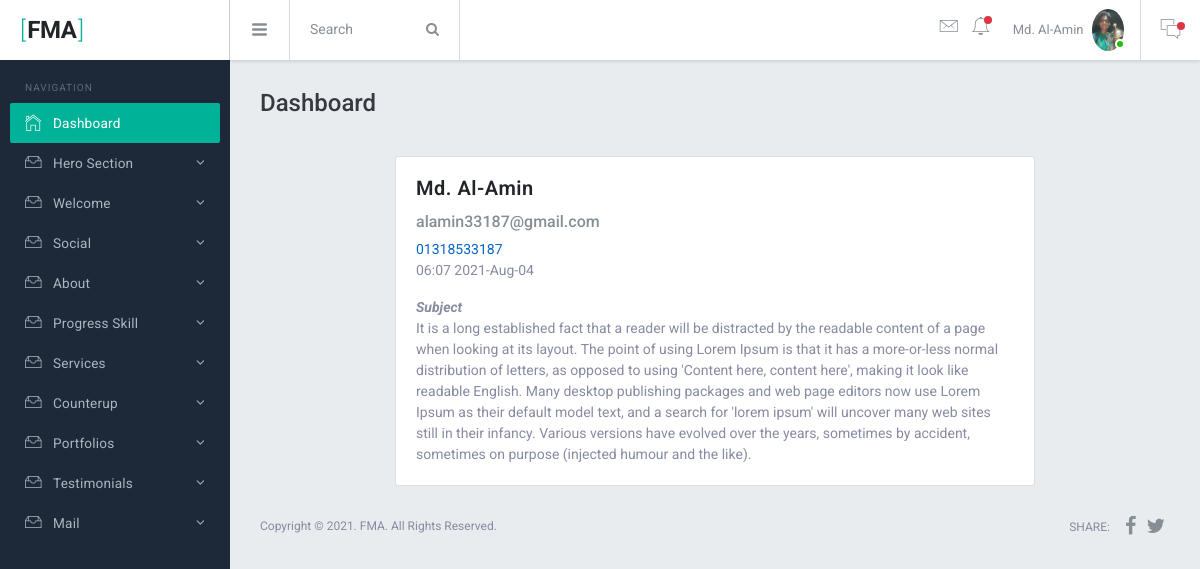
Page /admin/single-mail.php?id=1 (signed in) on the committed database.
### tables this page shows
CREATE TABLE `mail` (
  `id` int(10) UNSIGNED NOT NULL,
  `name` varchar(255) NOT NULL,
  `email` varchar(255) NOT NULL,
  `subject` varchar(255) NOT NULL,
  `phone` varchar(255) NOT NULL,
  `message` text NOT NULL,
  `tim` varchar(255) NOT NULL,
  `dat` varchar(255) NOT NULL,
  `status` tinyint(4) NOT NULL DEFAULT 1,
  `notification` varchar(255) NOT NULL DEFAULT 'on'
);

### admin/single-mail.php (the view)
<?php
	require_once '../db.php';
	require_once 'inc/header.php';
	$id = $_GET['id'];
	$update = "UPDATE mail SET notification = 'off' WHERE id = $id";
	mysqli_query($conn, $update);
	$select = "SELECT * FROM mail WHERE id = $id";
	$query = mysqli_query($conn, $select);
	$assoc = mysqli_fetch_assoc($query);
 ?>
<div class="card" style="width: 40rem;margin: 0 auto;">
  <div class="card-body">
    <h5 class="card-title"><?= $assoc['name'] ?> </h5>
    <h6 class="card-subtitle mb-2 text-muted"><?= $assoc['email'] ?></h6>
    <span class="text-primary"><?= $assoc['phone'] ?></span >
    <p><?= $assoc['tim'] ?> <?= $assoc['dat'] ?></p>
	<span class="text-capitalize font-italic font-weight-bold"><?= $assoc['subject'] ?></span>
    <p class="card-text"><?= $assoc['message'] ?></p>
  </div>
</div>
 <?php require_once 'inc/footer.php'; ?>

### admin/inc/header.php (shortened to what this page needs)
<?php
require_once '../db.php';
  $adminId = $_SESSION['loginAdminId'];
$select = "SELECT * FROM admin WHERE id = $adminId";
$query = mysqli_query($conn, $select);
$assoc = mysqli_fetch_assoc($query);
?>
<!DOCTYPE html>
<html lang="en">
  <head>
    <link href="assets/lib/font-awesome/css/font-awesome.css" rel="stylesheet">
    <link href="assets/lib/Ionicons/css/ionicons.css" rel="stylesheet">
    <link href="../assets/lib/perfect-scrollbar/css/perfect-scrollbar.css" rel="stylesheet">
    <link href="assets/lib/jquery-switchbutton/jquery.switchButton.css" rel="stylesheet">
    <link href="assets/lib/rickshaw/rickshaw.min.css" rel="stylesheet">
    <link href="assets/lib/chartist/chartist.css" rel="stylesheet">
    <link rel="stylesheet" href="assets/css/bracket.css">
  </head>
  <body>
    <div class="br-logo"><a href=""><span>[</span>FMA<span>]</span></a></div>
    <div class="br-sideleft overflow-y-auto">
      <label class="sidebar-label pd-x-15 mg-t-20">Navigation</label>
      <div class="br-sideleft-menu">
        <a href="dashboard.php" class="br-menu-link active">
          <div class="br-menu-item">
            <i class="menu-item-icon icon ion-ios-home-outline tx-22"></i>
            <span class="menu-item-label">Dashboard</span>
          </div>
        </a>
        <a href="#" class="br-menu-link">
          <div class="br-menu-item">
            <i class="menu-item-icon icon ion-ios-filing-outline tx-24"></i>
            <span class="menu-item-label">Hero Section</span>
            <i class="menu-item-arrow fa fa-angle-down"></i>
          </div>
        </a>
         <a href="#" class="br-menu-link">
          <div class="br-menu-item">
            <i class="menu-item-icon icon ion-ios-filing-outline tx-24"></i>
            <span class="menu-item-label">Welcome</span>
            <i class="menu-item-arrow fa fa-angle-down"></i>
          </div>
        </a>
         <a href="#" class="br-menu-link">
          <div class="br-menu-item">
            <i class="menu-item-icon icon ion-ios-filing-outline tx-24"></i>
            <span class="menu-item-label">Social</span>
            <i class="menu-item-arrow fa fa-angle-down"></i>
          </div>
        </a>
         <a href="#" class="br-menu-link">
          <div class="br-menu-item">
            <i class="menu-item-icon icon ion-ios-filing-outline tx-24"></i>
            <span class="menu-item-label">About</span>
            <i class="menu-item-arrow fa fa-angle-down"></i>
          </div>
        </a>
         <a href="#" class="br-menu-link">
          <div class="br-menu-item">
            <i class="menu-item-icon icon ion-ios-filing-outline tx-24"></i>
            <span class="menu-item-label">Progress Skill</span>
            <i class="menu-item-arrow fa fa-angle-down"></i>
          </div>
        </a>
         <a href="#" class="br-menu-link">
          <div class="br-menu-item">
            <i class="menu-item-icon icon ion-ios-filing-outline tx-24"></i>
            <span class="menu-item-label">Services</span>
            <i class="menu-item-arrow fa fa-angle-down"></i>
          </div>
        </a>
         <a href="#" class="br-menu-link">
          <div class="br-menu-item">
            <i class="menu-item-icon icon ion-ios-filing-outline tx-24"></i>
            <span class="menu-item-label">Counterup</span>
            <i class="menu-item-arrow fa fa-angle-down"></i>
          </div>
        </a>
        <a href="#" class="br-menu-link">
          <div class="br-menu-item">
            <i class="menu-item-icon icon ion-ios-filing-outline tx-24"></i>
            <span class="menu-item-label">Portfolios</span>
            <i class="menu-item-arrow fa fa-angle-down"></i>
          </div>
        </a>
        <a href="#" class="br-menu-link">
          <div class="br-menu-item">
            <i class="menu-item-icon icon ion-ios-filing-outline tx-24"></i>
            <span class="menu-item-label">Testimonials</span>
            <i class="menu-item-arrow fa fa-angle-down"></i>
          </div>
        </a>
        <a href="#" class="br-menu-link">
          <div class="br-menu-item">
            <i class="menu-item-icon icon ion-ios-filing-outline tx-24"></i>
            <span class="menu-item-label">Mail</span>
            <i class="menu-item-arrow fa fa-angle-down"></i>
          </div>
        </a>
      </div>
      <br>
    </div>
    <div class="br-header">
      <div class="br-header-left">
        <div class="navicon-left hidden-md-down"><a id="btnLeftMenu" href=""><i class="icon ion-navicon-round"></i></a></div>
        <div class="input-group hidden-xs-down wd-170 transition">
          <input id="searchbox" type="text" class="form-control" placeholder="Search">
          <span class="input-group-btn">
            <button class="btn btn-secondary" type="button"><i class="fa fa-search"></i></button>
          </span>
        </div>
      </div>
      <div class="br-header-right">
        <nav class="nav">
          <div class="dropdown">
            <a href="" class="nav-link pd-x-7 pos-relative" data-toggle="dropdown">
              <i class="icon ion-ios-email-outline tx-24"></i>
              <?php
              $not = "SELECT * FROM mail WHERE notification = 'on'";
              $nq = mysqli_query($conn, $not);
              $na = mysqli_fetch_assoc($nq);
               ?>
              <span class="square-8 <?= isset($na['notification']) == 'on' ? 'bg-danger' : '' ?> pos-absolute t-15 r-0 rounded-circle"></span>
            </a>
          </div>
          <div class="dropdown">
            <a href="" class="nav-link pd-x-7 pos-relative" data-toggle="dropdown">
              <i class="icon ion-ios-bell-outline tx-24"></i>
              <span class="square-8 bg-danger pos-absolute t-15 r-5 rounded-circle"></span>
            </a>
          </div>
          <div class="dropdown">
            <a href="" class="nav-link nav-link-profile" data-toggle="dropdown">
              <span class="logged-name hidden-md-down"><?= $assoc['name'] ?></span>
              <img src="upload/profile/<?= $assoc['image'] ?>" class="wd-32 rounded-circle" alt="">
              <span class="square-10 bg-success"></span>
            </a>
          </div>
        </nav>
        <div class="navicon-right">
          <a id="btnRightMenu" href="" class="pos-relative">
            <i class="icon ion-ios-chatboxes-outline"></i>
            <span class="square-8 bg-danger pos-absolute t-10 r--5 rounded-circle"></span>
          </a>
        </div>
      </div>
    </div>
    <div class="br-mainpanel">
      <div class="pd-30">
        <h4 class="tx-gray-800 mg-b-5">Dashboard</h4>
      </div>
      <div class="br-pagebody mg-t-5 pd-x-30">

### rows in the picture
mail: name "Md. Al-Amin", email "alamin33187@gmail.com", phone "01318533187", tim "06:07", dat "2021-Aug-04", subject "Subject", message "It is a long established fact that a reader will be distracted by the readable content of a page when looking at its layout. The point of using Lorem Ipsum is that it has a more-or-less normal distribution of letters, as opposed to using 'Content here, content here', making it look like readable English. Many desktop publishing packages and web page editors now use Lorem Ipsum as their default model text, and a search for 'lorem ipsum' will uncover many web sites still in their infancy. Various versions have evolved over the years, sometimes by accident, sometimes on purpose (injected humour and the like)."

### other values in the picture
$assoc['name'] "Md. Al-Amin"
